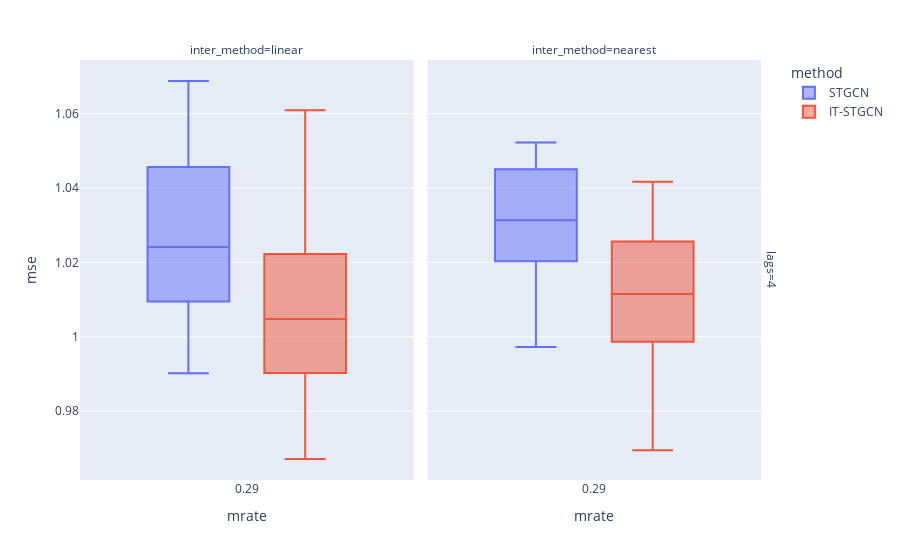

Here is the notebook cell this chart was saved with:
### Markdown cell above
## Block

### Code cell
data.query("method!='GNAR' and mtype =='block'").plot.box(backend='plotly',x='mrate',color='method',y='mse',facet_col='inter_method',facet_row='lags',height=800)

### Figure 1 — Plotly figure (JSON) as saved in the notebook; plotly's stock layout.template omitted (floating-point values rounded to 4 significant figures)
{"data": [{"alignmentgroup": "True", "hovertemplate": "method=STGCN<br>lags=4<br>inter_method=linear<br>mrate=%{x}<br>mse=%{y}<extra></extra>", "legendgroup": "STGCN", "marker": {"color": "#636efa"}, "name": "STGCN", "notched": false, "offsetgroup": "STGCN", "orientation": "v", "showlegend": true, "type": "box", "x": [0.2878, 0.2878, 0.2878, 0.2878, 0.2878, 0.2878, 0.2878, 0.2878, 0.2878, 0.2878, 0.2878, 0.2878, 0.2878, 0.2878, 0.2878, 0.2878, 0.2878, 0.2878, 0.2878, 0.2878, 0.2878, 0.2878, 0.2878, 0.2878, 0.2878, 0.2878, 0.2878, 0.2878, 0.2878, 0.2878], "x0": " ", "xaxis": "x", "y": [1.011, 1.063, 1.049, 1.034, 1.007, 1.007, 0.994, 1.033, 1.033, 1.032, 1.017, 1.061, 1.022, 1.026, 1.016, 1.022, 1.069, 1.063, 1.011, 1.046, 1.0, 1.045, 0.9924, 1.05, 1.041, 1.007, 1.02, 1.051, 0.9902, 1.009], "y0": " ", "yaxis": "y"}, {"alignmentgroup": "True", "hovertemplate": "method=STGCN<br>lags=4<br>inter_method=nearest<br>mrate=%{x}<br>mse=%{y}<extra></extra>", "legendgroup": "STGCN", "marker": {"color": "#636efa"}, "name": "STGCN", "notched": false, "offsetgroup": "STGCN", "orientation": "v", "showlegend": false, "type": "box", "x": [0.2878, 0.2878, 0.2878, 0.2878, 0.2878, 0.2878, 0.2878, 0.2878, 0.2878, 0.2878, 0.2878, 0.2878, 0.2878, 0.2878, 0.2878, 0.2878, 0.2878, 0.2878, 0.2878, 0.2878, 0.2878, 0.2878, 0.2878, 0.2878, 0.2878, 0.2878, 0.2878, 0.2878, 0.2878, 0.2878], "x0": " ", "xaxis": "x2", "y": [1.047, 1.014, 1.051, 1.044, 0.9973, 1.052, 1.031, 1.041, 1.006, 1.001, 1.014, 1.047, 1.039, 1.02, 1.013, 1.045, 1.04, 1.051, 1.05, 1.025, 1.049, 1.032, 1.034, 1.021, 1.033, 1.021, 1.029, 0.9994, 1.029, 1.031], "y0": " ", "yaxis": "y2"}, {"alignmentgroup": "True", "hovertemplate": "method=IT-STGCN<br>lags=4<br>inter_method=linear<br>mrate=%{x}<br>mse=%{y}<extra></extra>", "legendgroup": "IT-STGCN", "marker": {"color": "#EF553B"}, "name": "IT-STGCN", "notched": false, "offsetgroup": "IT-STGCN", "orientation": "v", "showlegend": true, "type": "box", "x": [0.2878, 0.2878, 0.2878, 0.2878, 0.2878, 0.2878, 0.2878, 0.2878, 0.2878, 0.2878, 0.2878, 0.2878, 0.2878, 0.2878, 0.2878, 0.2878, 0.2878, 0.2878, 0.2878, 0.2878, 0.2878, 0.2878, 0.2878, 0.2878, 0.2878, 0.2878, 0.2878, 0.2878, 0.2878, 0.2878], "x0": " ", "xaxis": "x", "y": [0.9897, 0.9889, 1.001, 0.9997, 1.022, 0.9881, 0.9902, 1.022, 0.9931, 0.9671, 1.061, 0.9919, 0.9854, 1.02, 1.003, 1.031, 0.9791, 1.008, 1.023, 1.032, 1.001, 1.042, 1.006, 1.022, 1.016, 1.011, 1.035, 0.9873, 1.012, 0.9918], "y0": " ", "yaxis": "y"}, {"alignmentgroup": "True", "hovertemplate": "method=IT-STGCN<br>lags=4<br>inter_method=nearest<br>mrate=%{x}<br>mse=%{y}<extra></extra>", "legendgroup": "IT-STGCN", "marker": {"color": "#EF553B"}, "name": "IT-STGCN", "notched": false, "offsetgroup": "IT-STGCN", "orientation": "v", "showlegend": false, "type": "box", "x": [0.2878, 0.2878, 0.2878, 0.2878, 0.2878, 0.2878, 0.2878, 0.2878, 0.2878, 0.2878, 0.2878, 0.2878, 0.2878, 0.2878, 0.2878, 0.2878, 0.2878, 0.2878, 0.2878, 0.2878, 0.2878, 0.2878, 0.2878, 0.2878, 0.2878, 0.2878, 0.2878, 0.2878, 0.2878, 0.2878], "x0": " ", "xaxis": "x2", "y": [1.013, 0.9859, 1.014, 1.02, 0.9776, 1.022, 1.029, 1.026, 0.9954, 0.9907, 1.004, 1.042, 1.036, 1.016, 1.005, 1.027, 1.024, 1.027, 0.9695, 1.04, 0.9994, 1.033, 1.01, 0.9985, 1.006, 1.016, 1.004, 0.9981, 1.006, 0.9987], "y0": " ", "yaxis": "y2"}], "layout": {"annotations": [{"font": {}, "showarrow": false, "text": "inter_method=linear", "x": 0.24, "xanchor": "center", "xref": "paper", "y": 1, "yanchor": "bottom", "yref": "paper"}, {"font": {}, "showarrow": false, "text": "inter_method=nearest", "x": 0.74, "xanchor": "center", "xref": "paper", "y": 1, "yanchor": "bottom", "yref": "paper"}, {"font": {}, "showarrow": false, "text": "lags=4", "textangle": 90, "x": 0.98, "xanchor": "left", "xref": "paper", "y": 0.5, "yanchor": "middle", "yref": "paper"}], "autosize": true, "boxmode": "group", "legend": {"title": {"text": "method"}, "tracegroupgap": 0}, "margin": {"t": 60}, "xaxis": {"anchor": "y", "autorange": true, "domain": [0, 0.48], "range": [-0.2122, 0.7878], "title": {"text": "mrate"}, "type": "linear"}, "xaxis2": {"anchor": "y2", "autorange": true, "domain": [0.5, 0.98], "matches": "x", "range": [-0.2122, 0.7878], "title": {"text": "mrate"}, "type": "linear"}, "yaxis": {"anchor": "x", "autorange": true, "domain": [0, 1], "range": [0.9615, 1.074], "title": {"text": "mse"}, "type": "linear"}, "yaxis2": {"anchor": "x2", "autorange": true, "domain": [0, 1], "matches": "y", "range": [0.9615, 1.074], "showticklabels": false, "type": "linear"}}}
